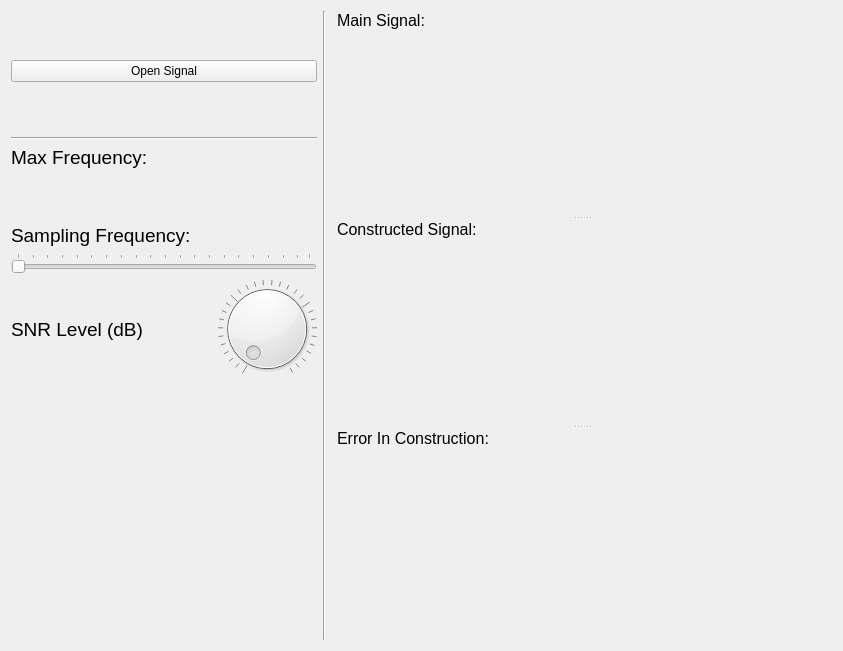
      <widget class="QWidget" name="tab_viewer">
       <attribute name="title">
        <string>Signal Viewer</string>
       </attribute>
       <layout class="QGridLayout" name="gridLayout_2">
        <item row="0" column="0" rowspan="2">
         <layout class="QGridLayout" name="gridLayout">
          <item row="1" column="0">
           <layout class="QHBoxLayout" name="horizontalLayout_SNR">
            <property name="sizeConstraint">
             <enum>QLayout::SetMinimumSize</enum>
            </property>
            <item>
             <widget class="QLabel" name="lbl_snr_level">
              <property name="sizePolicy">
               <sizepolicy hsizetype="Minimum" vsizetype="Minimum">
                <horstretch>0</horstretch>
                <verstretch>0</verstretch>
               </sizepolicy>
              </property>
              <property name="minimumSize">
               <size>
                <width>200</width>
                <height>0</height>
               </size>
              </property>
              <property name="maximumSize">
               <size>
                <width>200</width>
                <height>16777215</height>
               </size>
              </property>
              <property name="font">
               <font>
                <pointsize>14</pointsize>
                <bold>false</bold>
               </font>
              </property>
              <property name="text">
               <string>SNR Level (dB)</string>
              </property>
              <property name="alignment">
               <set>Qt::AlignLeading|Qt::AlignLeft|Qt::AlignVCenter</set>
              </property>
              <property name="margin">
               <number>12</number>
              </property>
             </widget>
            </item>
            <item>
             <widget class="QDial" name="dial_SNR">
              <property name="sizePolicy">
               <sizepolicy hsizetype="Minimum" vsizetype="Minimum">
                <horstretch>0</horstretch>
                <verstretch>0</verstretch>
               </sizepolicy>
              </property>
              <property name="maximumSize">
               <size>
                <width>200</width>
                <height>16777215</height>
               </size>
              </property>
              <property name="minimum">
               <number>1</number>
              </property>
              <property name="maximum">
               <number>30</number>
              </property>
              <property name="invertedAppearance">
               <bool>false</bool>
              </property>
              <property name="notchesVisible">
               <bool>true</bool>
              </property>
             </widget>
            </item>
           </layout>
          </item>
          <item row="0" column="0">
           <layout class="QVBoxLayout" name="verticalLayout_sampling_freq">
            <property name="sizeConstraint">
             <enum>QLayout::SetMinimumSize</enum>
            </property>
            <item>
             <spacer name="verticalSpacer_3">
              <property name="orientation">
               <enum>Qt::Vertical</enum>
              </property>
              <property name="sizeHint" stdset="0">
               <size>
                <width>20</width>
                <height>40</height>
               </size>
              </property>
             </spacer>
            </item>
            <item>
             <widget class="QPushButton" name="btn_open_signal">
              <property name="text">
               <string>Open Signal</string>
              </property>
             </widget>
            </item>
            <item>
             <spacer name="verticalSpacer_2">
              <property name="orientation">
               <enum>Qt::Vertical</enum>
              </property>
              <property name="sizeHint" stdset="0">
               <size>
                <width>20</width>
                <height>40</height>
               </size>
              </property>
             </spacer>
            </item>
            <item>
             <widget class="Line" name="line_2">
              <property name="orientation">
               <enum>Qt::Horizontal</enum>
              </property>
             </widget>
            </item>
            <item>
             <widget class="QLabel" name="label_original_frequency">
              <property name="font">
               <font>
                <pointsize>14</pointsize>
                <bold>false</bold>
               </font>
              </property>
              <property name="text">
               <string>Max Frequency: </string>
              </property>
              <property name="margin">
               <number>8</number>
              </property>
             </widget>
            </item>
            <item>
             <spacer name="verticalSpacer_4">
              <property name="orientation">
               <enum>Qt::Vertical</enum>
              </property>
              <property name="sizeHint" stdset="0">
               <size>
                <width>20</width>
                <height>40</height>
               </size>
              </property>
             </spacer>
            </item>
            <item>
             <widget class="QLabel" name="label_sampling_frequency">
              <property name="sizePolicy">
               <sizepolicy hsizetype="Minimum" vsizetype="Minimum">
                <horstretch>0</horstretch>
                <verstretch>0</verstretch>
               </sizepolicy>
              </property>
              <property name="maximumSize">
               <size>
                <width>16777215</width>
                <height>50</height>
               </size>
              </property>
              <property name="font">
               <font>
                <pointsize>14</pointsize>
                <bold>false</bold>
               </font>
              </property>
              <property name="text">
               <string>Sampling Frequency:</string>
              </property>
              <property name="alignment">
               <set>Qt::AlignLeading|Qt::AlignLeft|Qt::AlignVCenter</set>
              </property>
              <property name="margin">
               <number>12</number>
              </property>
             </widget>
            </item>
            <item>
             <widget class="QSlider" name="horizontalSlider_sample_freq">
              <property name="sizePolicy">
               <sizepolicy hsizetype="Minimum" vsizetype="Minimum">
                <horstretch>0</horstretch>
                <verstretch>0</verstretch>
               </sizepolicy>
              </property>
              <property name="orientation">
               <enum>Qt::Horizontal</enum>
              </property>
              <property name="tickPosition">
               <enum>QSlider::TicksAbove</enum>
              </property>
              <property name="tickInterval">
               <number>5</number>
              </property>
             </widget>
            </item>
           </layout>
          </item>
          <item row="2" column="0">
           <spacer name="verticalSpacer">
            <property name="orientation">
             <enum>Qt::Vertical</enum>
            </property>
            <property name="sizeHint" stdset="0">
             <size>
              <width>20</width>
              <height>40</height>
             </size>
            </property>
           </spacer>
          </item>
         </layout>
        </item>
        <item row="0" column="1" rowspan="2" colspan="2">
         <widget class="Line" name="line">
          <property name="orientation">
           <enum>Qt::Vertical</enum>
          </property>
         </widget>
        </item>
        <item row="0" column="3">
         <widget class="QSplitter" name="splitter_2">
          <property name="sizePolicy">
           <sizepolicy hsizetype="Expanding" vsizetype="Expanding">
            <horstretch>0</horstretch>
            <verstretch>0</verstretch>
           </sizepolicy>
          </property>
          <property name="orientation">
           <enum>Qt::Vertical</enum>
          </property>
          <widget class="QWidget" name="layoutWidget">
           <layout class="QVBoxLayout" name="verticalLayout_3">
            <item>
             <widget class="QLabel" name="label_main_signal">
              <property name="font">
               <font>
                <pointsize>12</pointsize>
                <bold>false</bold>
               </font>
              </property>
              <property name="text">
               <string>Main Signal:</string>
              </property>
              <property name="indent">
               <number>5</number>
              </property>
             </widget>
            </item>
            <item>
             <widget class="PlotWidget" name="plot_widget_main_signal" native="true">
              <property name="sizePolicy">
               <sizepolicy hsizetype="Preferred" vsizetype="Expanding">
                <horstretch>0</horstretch>
                <verstretch>0</verstretch>
               </sizepolicy>
              </property>
              <property name="minimumSize">
               <size>
                <width>500</width>
                <height>180</height>
               </size>
              </property>
             </widget>
            </item>
           </layout>
          </widget>
          <widget class="QWidget" name="layoutWidget">
           <layout class="QVBoxLayout" name="verticalLayout_4">
            <item>
             <widget class="QLabel" name="label_constructed_signal">
              <property name="font">
               <font>
                <pointsize>12</pointsize>
                <bold>false</bold>
               </font>
              </property>
              <property name="text">
               <string>Constructed Signal:</string>
              </property>
              <property name="indent">
               <number>5</number>
              </property>
             </widget>
            </item>
            <item>
             <widget class="PlotWidget" name="plot_widget_restored_signal" native="true">
              <property name="sizePolicy">
               <sizepolicy hsizetype="Preferred" vsizetype="Expanding">
                <horstretch>0</horstretch>
                <verstretch>0</verstretch>
               </sizepolicy>
              </property>
              <property name="minimumSize">
               <size>
                <width>500</width>
                <height>180</height>
               </size>
              </property>
             </widget>
            </item>
           </layout>
          </widget>
          <widget class="QWidget" name="layoutWidget">
           <layout class="QVBoxLayout" name="verticalLayout_5">
            <item>
             <widget class="QLabel" name="label_const_err">
              <property name="font">
               <font>
                <pointsize>12</pointsize>
                <bold>false</bold>
               </font>
              </property>
              <property name="text">
               <string>Error In Construction:</string>
              </property>
              <property name="indent">
               <number>5</number>
              </property>
             </widget>
            </item>
            <item>
             <widget class="PlotWidget" name="plot_widget_difference" native="true">
              <property name="sizePolicy">
               <sizepolicy hsizetype="Preferred" vsizetype="Expanding">
                <horstretch>0</horstretch>
                <verstretch>0</verstretch>
               </sizepolicy>
              </property>
              <property name="minimumSize">
               <size>
                <width>500</width>
                <height>180</height>
               </size>
              </property>
             </widget>
            </item>
           </layout>
          </widget>
         </widget>
        </item>
       </layout>
      </widget>
